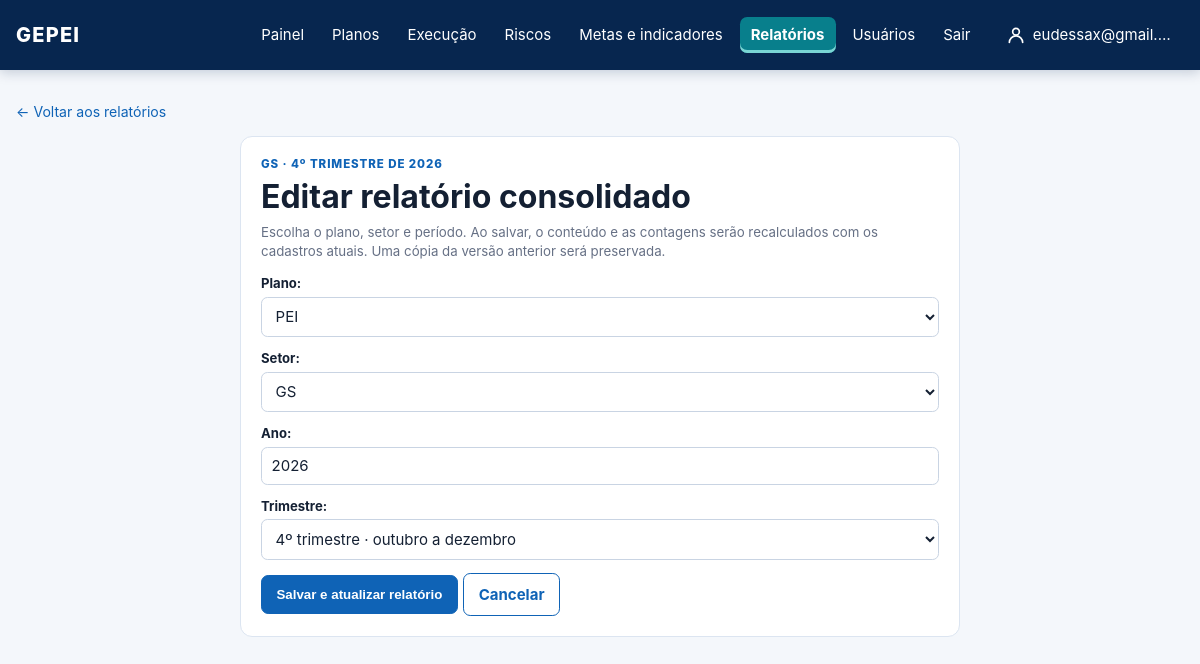
The app's page /relatorios/trimestrais/2/editar/ (signed in), older data.
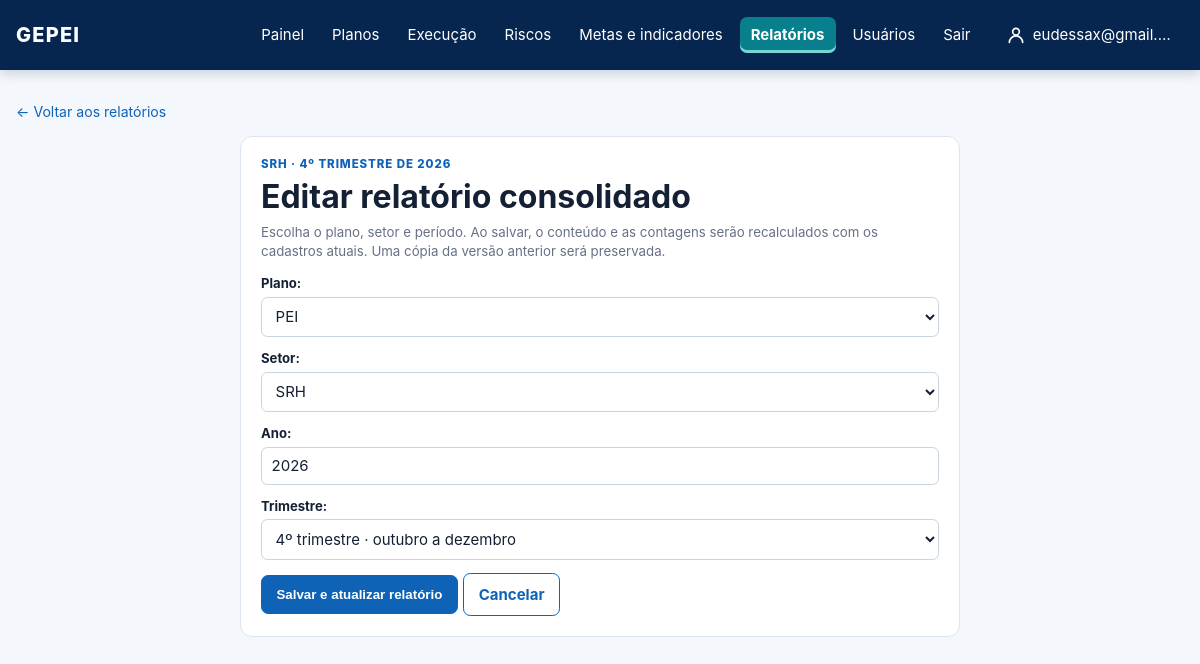
The same page, newer data.
### core/models.py (models this page shows)
class QuarterlySectorReport(models.Model):
    unit = models.ForeignKey(OrganizationalUnit, on_delete=models.PROTECT)
    plan = models.ForeignKey(Plan, on_delete=models.PROTECT)
    year = models.PositiveSmallIntegerField()
    quarter = models.PositiveSmallIntegerField(choices=[(n, f"{n}º trimestre") for n in range(1, 5)])
    snapshot = models.JSONField(default=dict)
    consolidated_by = models.ForeignKey(settings.AUTH_USER_MODEL, on_delete=models.PROTECT)
    consolidated_at = models.DateTimeField(auto_now_add=True)
    class Meta:
        ordering = ["-year", "-quarter", "unit__name"]
        default_permissions = ("view",)
        permissions = [("consolidate_quarterlysectorreport", "Consolidar relatório trimestral do próprio setor")]
        constraints = [models.UniqueConstraint(fields=["plan", "unit", "year", "quarter"], name="unique_quarterly_sector_report"), models.CheckConstraint(condition=models.Q(quarter__gte=1, quarter__lte=4), name="valid_report_quarter")]

class OrganizationalUnit(models.Model):
    class UnitType(models.TextChoices):
        ORGAN = "ORGAO", "Órgão"
        UNIT = "UNIDADE", "Unidade"
        SECTOR = "SETOR", "Setor"
    organization = models.ForeignKey(Organization, on_delete=models.PROTECT)
    parent = models.ForeignKey("self", null=True, blank=True, on_delete=models.PROTECT)
    name = models.CharField(max_length=180)
    acronym = models.CharField(max_length=30, blank=True)
    unit_type = models.CharField(max_length=10, choices=UnitType.choices)
    def __str__(self):
        return self.acronym or self.name

### core/quarterly_reports.py (the view, shortened to what this page needs)
# urls.py: path("relatorios/trimestrais/<int:report_id>/editar/", quarterly_reports.edit, name="quarterly_report_edit"),
@login_required
def edit(request, report_id):
    report = _get_editable_report(request, report_id)
    form = QuarterlyReportForm(
        request.POST if request.method == "POST" else None,
        units=scope_units(OrganizationalUnit.objects.order_by("name"), request.user),
        initial={"plan": report.plan_id, "unit": report.unit_id, "year": report.year, "quarter": report.quarter},
    )
    return render(request, "core/quarterly_report_form.html", {"report": report, "form": form})

### core/forms.py (shortened to what this page needs)
class QuarterlyReportForm(forms.Form):
    plan = forms.ModelChoiceField(queryset=None, label="Plano")
    unit = forms.ModelChoiceField(queryset=OrganizationalUnit.objects.none(), label="Setor")
    year = forms.IntegerField(label="Ano", min_value=2000, max_value=9999)
    quarter = forms.TypedChoiceField(label="Trimestre", coerce=int, choices=((1, "1º trimestre · janeiro a março"), (2, "2º trimestre · abril a junho"), (3, "3º trimestre · julho a setembro"), (4, "4º trimestre · outubro a dezembro")))
    def __init__(self, *args, units, **kwargs):
        from .models import Plan
        super().__init__(*args, **kwargs)
        self.fields["plan"].queryset = Plan.objects.filter(active=True).order_by("acronym")
        self.fields["unit"].queryset = units

### core/context_processors.py (called while the page is built)
def navigation_plans(request):
    if not request.user.is_authenticated:
        return {"navigation_plans": []}
    return {"navigation_plans": Plan.objects.order_by("acronym", "name")}

### core/models.py (called while the page is built)
    def __str__(self):
        return self.acronym

### core/permissions.py (called while the page is built)
def is_administrator(user):
    if user.is_superuser:
        return True
    return user.groups.filter(name__iexact=ADMINISTRATOR_GROUP_NAME).exists()

### templates/core/quarterly_report_form.html (shortened to what this page needs)
{% extends "base.html" %}
{% block content %}
<a class="back-link" href="{% url 'report_cycle_overview' %}?unit={{ report.unit_id }}">← Voltar aos relatórios</a>
<section class="panel form-page-panel"><p class="eyebrow">{{ report.unit.acronym }} · {{ report.quarter }}º trimestre de {{ report.year }}</p><h1>Editar relatório consolidado</h1>
<p class="form-hint">Escolha o plano, setor e período. Ao salvar, o conteúdo e as contagens serão recalculados com os cadastros atuais. Uma cópia da versão anterior será preservada.</p>
<form method="post" class="activity-form">{% csrf_token %}{{ form.non_field_errors }}{% for field in form %}{% include "core/_form_field.html" with field=field %}{% endfor %}<div class="form-buttons"><button class="button button-primary" type="submit">Salvar e atualizar relatório</button><a class="button button-secondary" href="{% url 'report_cycle_overview' %}?unit={{ report.unit_id }}">Cancelar</a></div></form></section>
{% endblock %}

Row changes from the older to the newer data that the page shows:
changed QuarterlySectorReport: unit.acronym "GS" → "SRH"
Text that changed along with them:
form field unit: "GS" → "SRH"
